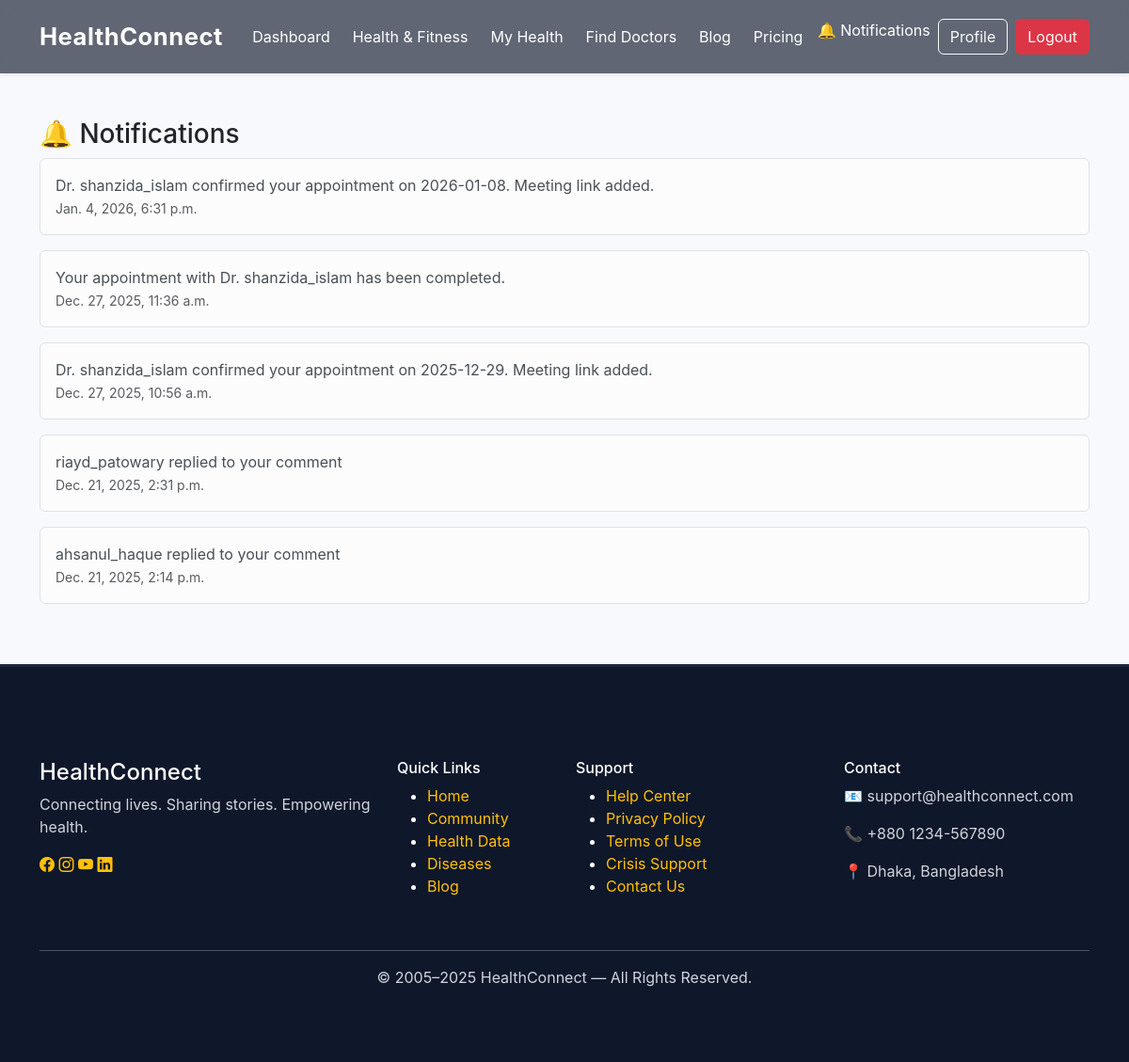
Screenshot of /blog/notifications/ (signed in) with the database file from the repository.
### blog/models.py (models this page shows, shortened)
class Notification(models.Model):
    user = models.ForeignKey(
        settings.AUTH_USER_MODEL,
        on_delete=models.CASCADE,
        related_name="notifications"
    )
    message = models.CharField(max_length=255)
    is_read = models.BooleanField(default=False)
    created_at = models.DateTimeField(auto_now_add=True)

### blog/views.py (the view)
# urls.py: path("notifications/", views.notifications, name="notifications"),
@login_required
def notifications(request):
    notes = request.user.notifications.order_by("-created_at")
    notes.update(is_read=True)
    return render(request, "blog/notifications.html", {"notes": notes})

### blog/context_processors.py (called while the page is built)
def unread_notifications(request):
    if request.user.is_authenticated:
        return {
            "unread_count": request.user.notifications.filter(is_read=False).count()
        }
    return {"unread_count": 0}

### blog/templates/blog/notifications.html
{% extends "base.html" %}
{% block content %}
<div class="container py-5">
  <h3>🔔 Notifications</h3>
  {% for n in notes %}
    <div class="alert alert-light border">
      {{ n.message }}
      <br>
      <small class="text-muted">{{ n.created_at }}</small>
    </div>
  {% empty %}
    <p>No notifications yet.</p>
  {% endfor %}
</div>
{% endblock %}

### static/css/style.css (style rules this page uses)
body { font-family: 'Inter', sans-serif; background: #f8f9fc; margin: 0; padding: 0; }
* { transition: 0.3s ease; }

### rows the page displays
Notification: message "Dr. shanzida_islam confirmed your appointment on 2026-01-08. Meeting link added.", created_at "Jan. 4, 2026, 6:31 p.m."
Notification: message "Your appointment with Dr. shanzida_islam has been completed.", created_at "Dec. 27, 2025, 11:36 a.m."
Notification: message "Dr. shanzida_islam confirmed your appointment on 2025-12-29. Meeting link added.", created_at "Dec. 27, 2025, 10:56 a.m."
Notification: message "riayd_patowary replied to your comment", created_at "Dec. 21, 2025, 2:31 p.m."
Notification: message "ahsanul_haque replied to your comment", created_at "Dec. 21, 2025, 2:14 p.m."
